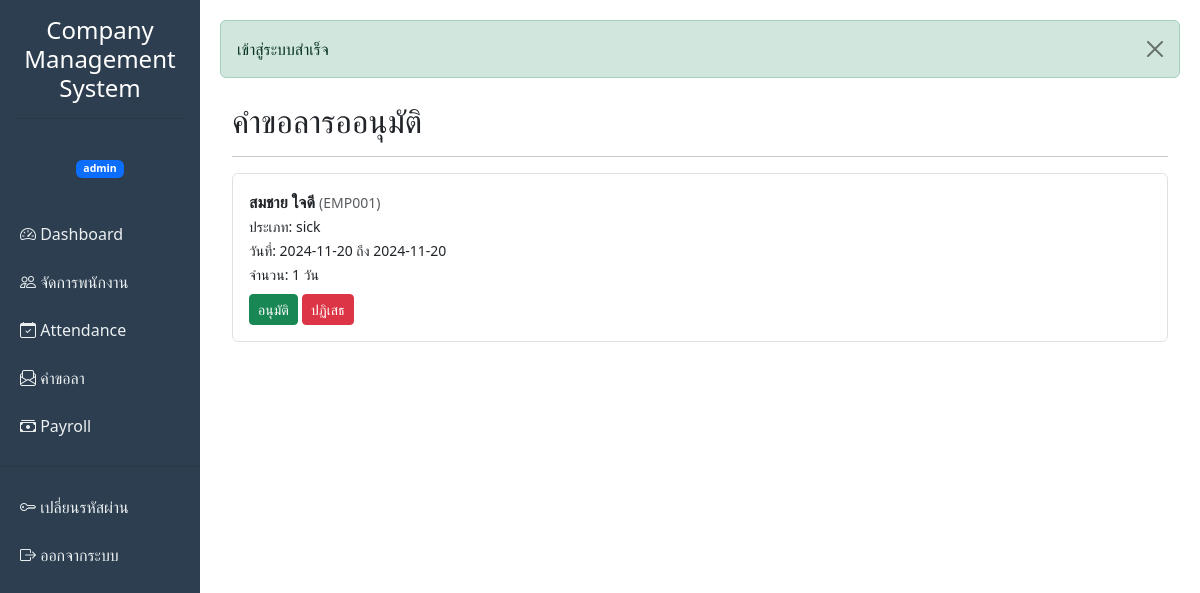
Screenshot of /admin/leave_requests.php (signed in) with the database file from the repository.
### tables this page shows
CREATE TABLE leave_requests (
    id INT AUTO_INCREMENT PRIMARY KEY,
    employee_id INT NOT NULL,
    leave_type ENUM('sick', 'personal', 'vacation', 'other') NOT NULL,
    start_date DATE NOT NULL,
    end_date DATE NOT NULL,
    days INT NOT NULL,
    reason TEXT,
    status ENUM('pending', 'approved', 'rejected') DEFAULT 'pending',
    approved_by INT NULL,
    approved_at TIMESTAMP NULL,
    created_at TIMESTAMP DEFAULT CURRENT_TIMESTAMP,
    updated_at TIMESTAMP DEFAULT CURRENT_TIMESTAMP ON UPDATE CURRENT_TIMESTAMP,
    FOREIGN KEY (employee_id) REFERENCES employees(id) ON DELETE CASCADE,
    FOREIGN KEY (approved_by) REFERENCES users(id) ON DELETE SET NULL,
    INDEX idx_employee (employee_id),
    INDEX idx_status (status),
    INDEX idx_dates (start_date, end_date)
);

CREATE TABLE employees (
    id INT AUTO_INCREMENT PRIMARY KEY,
    employee_code VARCHAR(20) UNIQUE NOT NULL,
    first_name VARCHAR(100) NOT NULL,
    last_name VARCHAR(100) NOT NULL,
    email VARCHAR(100) UNIQUE NOT NULL,
    phone VARCHAR(20),
    department VARCHAR(100),
    position VARCHAR(100),
    hire_date DATE NOT NULL,
    salary DECIMAL(10,2) DEFAULT 0.00,
    status ENUM('active', 'inactive') DEFAULT 'active',
    created_at TIMESTAMP DEFAULT CURRENT_TIMESTAMP,
    updated_at TIMESTAMP DEFAULT CURRENT_TIMESTAMP ON UPDATE CURRENT_TIMESTAMP,
    INDEX idx_employee_code (employee_code),
    INDEX idx_status (status)
);

### config.php (called while the page is built, shortened)
<?php
function h($string) {
    return htmlspecialchars($string, ENT_QUOTES, 'UTF-8');
}
?>

### admin/leave_requests.php (the view, shortened to what this page needs)
<?php
require_once '../config.php';
$pdo = getDB();
$stmt = $pdo->prepare("
    SELECT lr.*, e.first_name, e.last_name, e.employee_code
    FROM leave_requests lr
    JOIN employees e ON lr.employee_id = e.id
    WHERE lr.status = 'pending'
    ORDER BY lr.created_at DESC
");
$stmt->execute();
$requests = $stmt->fetchAll();
include '../includes/header.php';
?>
<div class="container-fluid mt-4">
    <h2>คำขอลารออนุมัติ</h2>
    <hr>
    <?php if (empty($requests)): ?>
        <p class="text-muted">ไม่มีคำขอลาที่รออนุมัติ</p>
    <?php else: ?>
        <?php foreach ($requests as $req): ?>
            <div class="mb-3 p-3 border rounded">
                <strong><?= h($req['first_name'] . " " . $req['last_name']) ?></strong>
                <small class="text-muted">(<?= h($req['employee_code']) ?>)</small>
                <br>
                <small>ประเภท: <?= h($req['leave_type']) ?></small><br>
                <small>วันที่: <?= h($req['start_date']) ?> ถึง <?= h($req['end_date']) ?></small><br>
                <small>จำนวน: <?= h($req['days']) ?> วัน</small>
                <div class="mt-2">
                    <a href="leave_approve.php?id=<?= $req['id'] ?>"
                       class="btn btn-success btn-sm">อนุมัติ</a>
                    <a href="leave_reject.php?id=<?= $req['id'] ?>"
                       class="btn btn-danger btn-sm">ปฏิเสธ</a>
                </div>
            </div>
        <?php endforeach; ?>
    <?php endif; ?>
</div>
<?php include '../includes/footer.php'; ?>

### rows the page displays
leave_requests: employee.last_name "สมชาย ใจดี", employee.employee_code "EMP001", leave_type "sick", start_date "2024-11-20", end_date "2024-11-20", days "1"

### other values shown
APP_NAME "Company Management System"
$_SESSION['role'] "admin"
$flash['message'] "เข้าสู่ระบบสำเร็จ"
